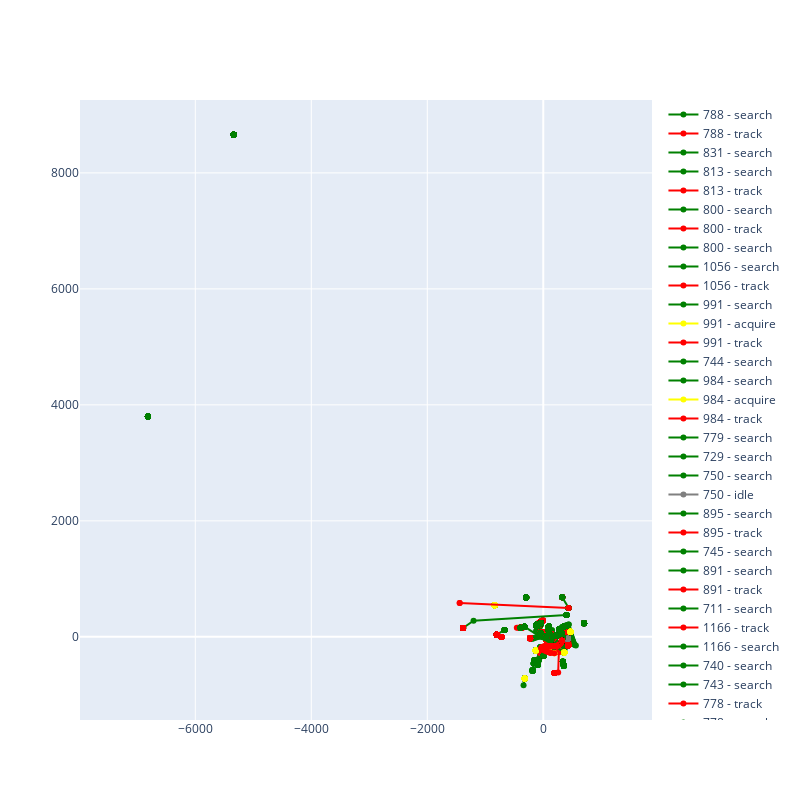

Notebook code for this chart:
### Code cell
fig = go.Figure(data=traces)
fig.update_yaxes(scaleanchor="x", scaleratio=1)
fig.update_layout(height=800, width=800)
fig.show()
